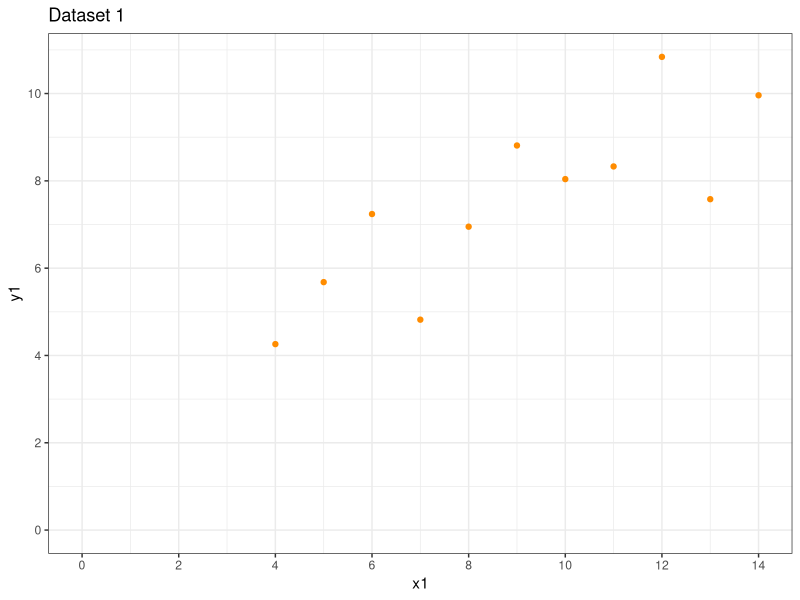
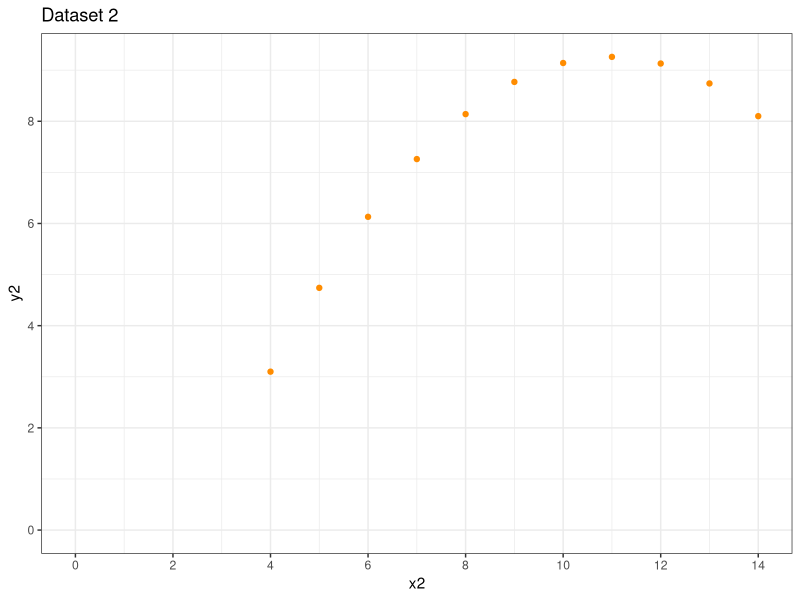
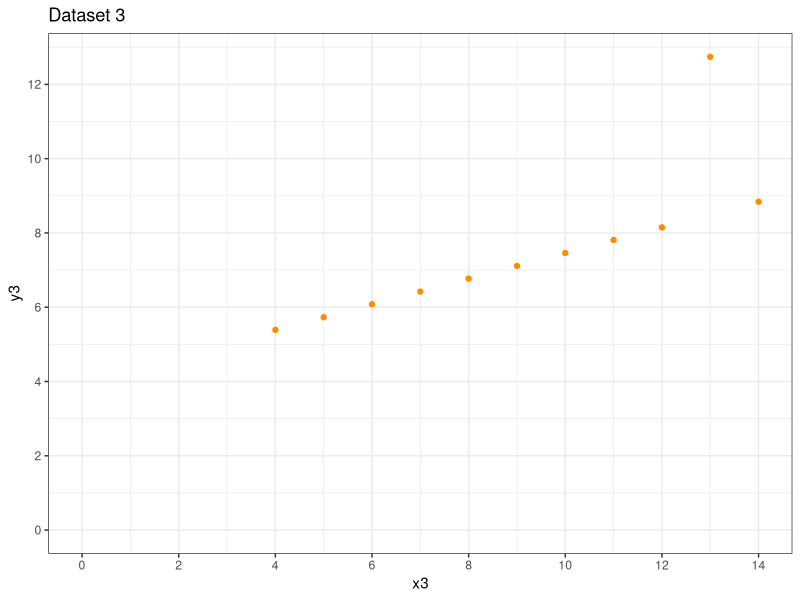
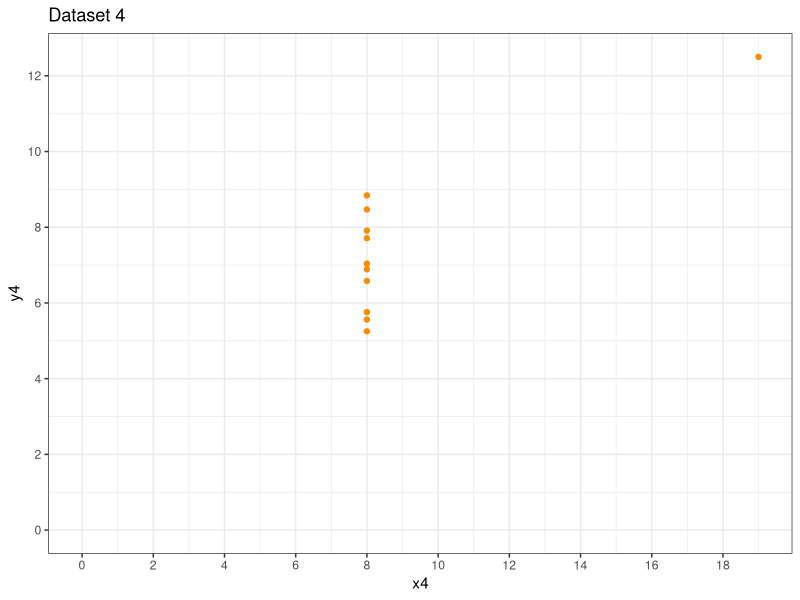
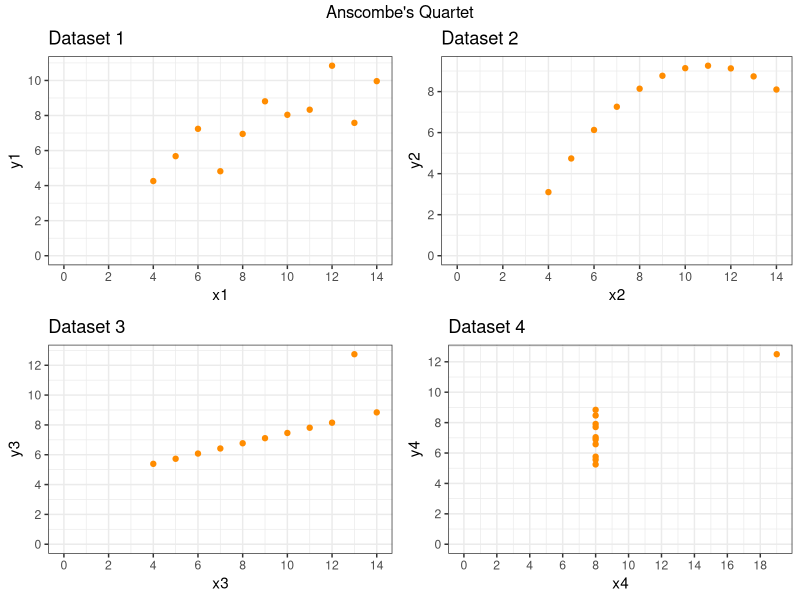
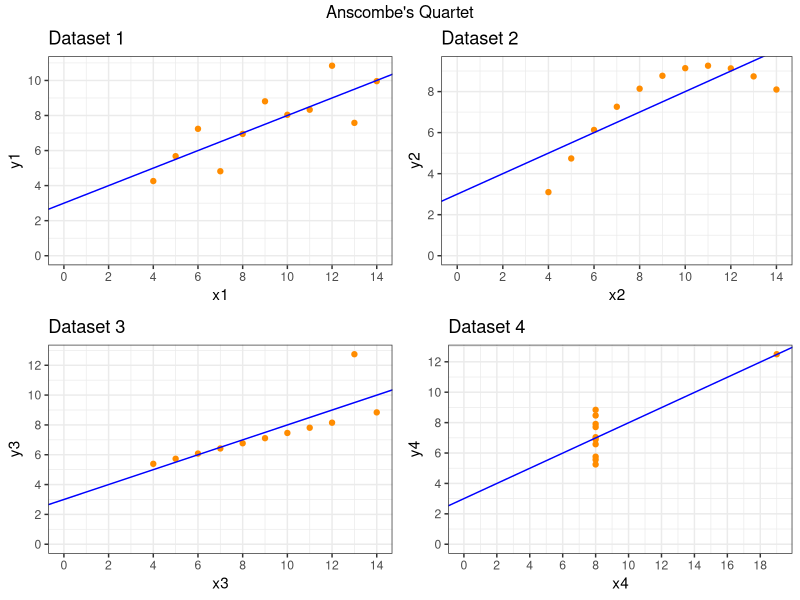

Generate these figures, in order, with R:

# Anscombe's Quartet

library(ggplot2)
library(grid)
library(gridExtra)
library(datasets)


anscombe <- datasets::anscombe


p1 <- ggplot(anscombe) +
  geom_point(aes(x1, y1), color = "darkorange", size = 1.5) +
  scale_x_continuous(breaks = seq(0,20,2)) +
  scale_y_continuous(breaks = seq(0,12,2)) +
  expand_limits(x = 0, y = 0) +
  labs(x = "x1", y = "y1",
       title = "Dataset 1" ) +
  theme_bw()
p1


p2 <- ggplot(anscombe) +
  geom_point(aes(x2, y2), color = "darkorange", size = 1.5) +
  scale_x_continuous(breaks = seq(0,20,2)) +
  scale_y_continuous(breaks = seq(0,12,2)) +
  expand_limits(x = 0, y = 0) +
  labs(x = "x2", y = "y2",
       title = "Dataset 2" ) +
  theme_bw()
p2


p3 <- ggplot(anscombe) +
  geom_point(aes(x3, y3), color = "darkorange", size = 1.5) +
  scale_x_continuous(breaks = seq(0,20,2)) +
  scale_y_continuous(breaks = seq(0,12,2)) +
  expand_limits(x = 0, y = 0) +
  labs(x = "x3", y = "y3",
       title = "Dataset 3" ) +
  theme_bw()
p3

p4 <- ggplot(anscombe) +
  geom_point(aes(x4, y4), color = "darkorange", size = 1.5) +
  scale_x_continuous(breaks = seq(0,20,2)) +
  scale_y_continuous(breaks = seq(0,12,2)) +
  expand_limits(x = 0, y = 0) +
  labs(x = "x4", y = "y4",
       title = "Dataset 4" ) +
  theme_bw()
p4


grid.arrange(grobs = list(p1, p2, p3, p4), 
             ncol = 2, 
             top = "Anscombe's Quartet")



p1_fitted <- p1 + geom_abline(intercept = 3.0001, slope = 0.5001, color = "blue")
p2_fitted <- p2 + geom_abline(intercept = 3.001, slope = 0.500, color = "blue")
p3_fitted <- p3 + geom_abline(intercept = 3.0025, slope = 0.4997, color = "blue")
p4_fitted <- p4 + geom_abline(intercept = 3.0017, slope = 0.499, color = "blue")

grid.arrange(grobs = list(p1_fitted, p2_fitted,
                          p3_fitted, p4_fitted), 
             ncol = 2, 
             top = "Anscombe's Quartet")